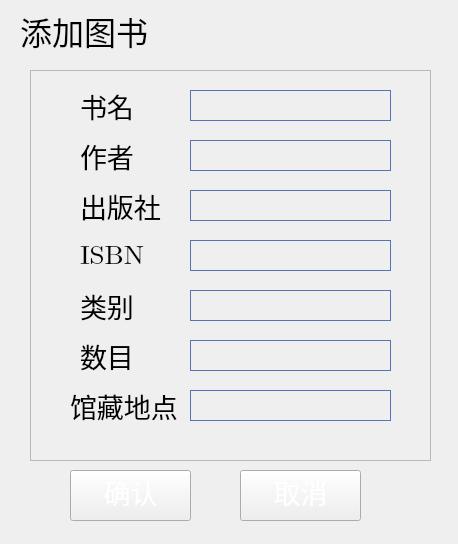
<?xml version="1.0" encoding="UTF-8"?>
<ui version="4.0">
 <class>bm_AddBook</class>
 <widget class="QWidget" name="bm_AddBook">
  <property name="geometry">
   <rect>
    <x>0</x>
    <y>0</y>
    <width>458</width>
    <height>544</height>
   </rect>
  </property>
  <property name="windowTitle">
   <string>Form</string>
  </property>
  <property name="styleSheet">
   <string notr="true">#bm_AddBook{
	background-image: url(:/image/image/凛冬之蝶.png);}</string>
  </property>
  <widget class="QLabel" name="label">
   <property name="geometry">
    <rect>
     <x>20</x>
     <y>10</y>
     <width>181</width>
     <height>41</height>
    </rect>
   </property>
   <property name="font">
    <font>
     <family>华文行楷</family>
     <pointsize>24</pointsize>
     <weight>50</weight>
     <italic>false</italic>
     <bold>false</bold>
    </font>
   </property>
   <property name="styleSheet">
    <string notr="true">font: 24pt &quot;华文行楷&quot;;</string>
   </property>
   <property name="text">
    <string>添加图书</string>
   </property>
  </widget>
  <widget class="QPushButton" name="but_ok">
   <property name="geometry">
    <rect>
     <x>70</x>
     <y>470</y>
     <width>121</width>
     <height>51</height>
    </rect>
   </property>
   <property name="font">
    <font>
     <family>楷体</family>
     <pointsize>20</pointsize>
     <weight>50</weight>
     <italic>false</italic>
     <bold>false</bold>
    </font>
   </property>
   <property name="styleSheet">
    <string notr="true">QPushButton{
font: 20pt &quot;楷体&quot;;
border-image: url(:/image/image/anniu.png);
	color: rgb(255, 255, 255);
    padding-top:-8px;
}
 
QPushButton:hover{
font: 20pt &quot;楷体&quot;;
border-image: url(:/image/image/anniu2.png);
color: rgb(255, 255, 255);
padding-top:-8px;
}
QPushButton:pressed{
font: 20pt &quot;楷体&quot;;
border-image: url(:/image/image/anniu2.png);
color: rgb(255, 255, 255);
padding-top:-8px;
}
</string>
   </property>
   <property name="text">
    <string>确认</string>
   </property>
  </widget>
  <widget class="QPushButton" name="but_no">
   <property name="geometry">
    <rect>
     <x>240</x>
     <y>470</y>
     <width>121</width>
     <height>51</height>
    </rect>
   </property>
   <property name="font">
    <font>
     <family>楷体</family>
     <pointsize>20</pointsize>
     <weight>50</weight>
     <italic>false</italic>
     <bold>false</bold>
    </font>
   </property>
   <property name="styleSheet">
    <string notr="true">QPushButton{
font: 20pt &quot;楷体&quot;;
border-image: url(:/image/image/anniu.png);
	color: rgb(255, 255, 255);
    padding-top:-8px;
}
 
QPushButton:hover{
font: 20pt &quot;楷体&quot;;
border-image: url(:/image/image/anniu2.png);
color: rgb(255, 255, 255);
padding-top:-8px;
}
QPushButton:pressed{
font: 20pt &quot;楷体&quot;;
border-image: url(:/image/image/anniu2.png);
color: rgb(255, 255, 255);
padding-top:-8px;
}
</string>
   </property>
   <property name="text">
    <string>取消</string>
   </property>
  </widget>
  <widget class="QFrame" name="frame_5">
   <property name="geometry">
    <rect>
     <x>30</x>
     <y>70</y>
     <width>401</width>
     <height>391</height>
    </rect>
   </property>
   <property name="frameShape">
    <enum>QFrame::StyledPanel</enum>
   </property>
   <property name="frameShadow">
    <enum>QFrame::Raised</enum>
   </property>
   <widget class="QLineEdit" name="etname">
    <property name="geometry">
     <rect>
      <x>160</x>
      <y>20</y>
      <width>201</width>
      <height>31</height>
     </rect>
    </property>
    <property name="styleSheet">
     <string notr="true">border:1px solid #cccccc;
color:#808080;
border-color: rgb(100, 115, 148);
font-size:18px;
font-family:&quot;微软雅黑&quot;;
text-align:left;
background-color: rgb(255, 255, 255,0);</string>
    </property>
    <property name="text">
     <string/>
    </property>
   </widget>
   <widget class="QLineEdit" name="etISBN">
    <property name="geometry">
     <rect>
      <x>160</x>
      <y>170</y>
      <width>201</width>
      <height>31</height>
     </rect>
    </property>
    <property name="styleSheet">
     <string notr="true">border:1px solid #cccccc;
color:#808080;
border-color: rgb(100, 115, 148);
font-size:18px;
font-family:&quot;微软雅黑&quot;;
text-align:left;
background-color: rgb(255, 255, 255,0);</string>
    </property>
   </widget>
   <widget class="QLineEdit" name="etauthor">
    <property name="geometry">
     <rect>
      <x>160</x>
      <y>120</y>
      <width>201</width>
      <height>31</height>
     </rect>
    </property>
    <property name="styleSheet">
     <string notr="true">border:1px solid #cccccc;
color:#808080;
border-color: rgb(100, 115, 148);
font-size:18px;
font-family:&quot;微软雅黑&quot;;
text-align:left;
background-color: rgb(255, 255, 255,0);</string>
    </property>
   </widget>
   <widget class="QLineEdit" name="etpublish">
    <property name="geometry">
     <rect>
      <x>160</x>
      <y>70</y>
      <width>201</width>
      <height>31</height>
     </rect>
    </property>
    <property name="styleSheet">
     <string notr="true">border:1px solid #cccccc;
color:#808080;
border-color: rgb(100, 115, 148);
font-size:18px;
font-family:&quot;微软雅黑&quot;;
text-align:left;
background-color: rgb(255, 255, 255,0);</string>
    </property>
   </widget>
   <widget class="QLineEdit" name="etnum">
    <property name="geometry">
     <rect>
      <x>160</x>
      <y>270</y>
      <width>201</width>
      <height>31</height>
     </rect>
    </property>
    <property name="styleSheet">
     <string notr="true">border:1px solid #cccccc;
color:#808080;
border-color: rgb(100, 115, 148);
font-size:18px;
font-family:&quot;微软雅黑&quot;;
text-align:left;
background-color: rgb(255, 255, 255,0);</string>
    </property>
   </widget>
   <widget class="QLineEdit" name="etloc">
    <property name="geometry">
     <rect>
      <x>160</x>
      <y>320</y>
      <width>201</width>
      <height>31</height>
     </rect>
    </property>
    <property name="styleSheet">
     <string notr="true">border:1px solid #cccccc;
color:#808080;
border-color: rgb(100, 115, 148);
font-size:18px;
font-family:&quot;微软雅黑&quot;;
text-align:left;
background-color: rgb(255, 255, 255,0);</string>
    </property>
    <property name="text">
     <string/>
    </property>
   </widget>
   <widget class="QLineEdit" name="etfindmark">
    <property name="geometry">
     <rect>
      <x>160</x>
      <y>220</y>
      <width>201</width>
      <height>31</height>
     </rect>
    </property>
    <property name="styleSheet">
     <string notr="true">border:1px solid #cccccc;
color:#808080;
border-color: rgb(100, 115, 148);
font-size:18px;
font-family:&quot;微软雅黑&quot;;
text-align:left;
background-color: rgb(255, 255, 255,0);</string>
    </property>
   </widget>
   <widget class="QLabel" name="label_2">
    <property name="geometry">
     <rect>
      <x>50</x>
      <y>20</y>
      <width>91</width>
      <height>31</height>
     </rect>
    </property>
    <property name="font">
     <font>
      <family>华文行楷</family>
      <pointsize>20</pointsize>
      <weight>50</weight>
      <italic>false</italic>
      <bold>false</bold>
     </font>
    </property>
    <property name="styleSheet">
     <string notr="true">	font: 20pt &quot;华文行楷&quot;;</string>
    </property>
    <property name="text">
     <string>书名</string>
    </property>
   </widget>
   <widget class="QLabel" name="label_3">
    <property name="geometry">
     <rect>
      <x>50</x>
      <y>70</y>
      <width>91</width>
      <height>31</height>
     </rect>
    </property>
    <property name="font">
     <font>
      <family>华文行楷</family>
      <pointsize>20</pointsize>
      <weight>50</weight>
      <italic>false</italic>
      <bold>false</bold>
     </font>
    </property>
    <property name="styleSheet">
     <string notr="true">	font: 20pt &quot;华文行楷&quot;;</string>
    </property>
    <property name="text">
     <string>作者</string>
    </property>
   </widget>
   <widget class="QLabel" name="label_4">
    <property name="geometry">
     <rect>
      <x>50</x>
      <y>120</y>
      <width>91</width>
      <height>31</height>
     </rect>
    </property>
    <property name="font">
     <font>
      <family>华文行楷</family>
      <pointsize>20</pointsize>
      <weight>50</weight>
      <italic>false</italic>
      <bold>false</bold>
     </font>
    </property>
    <property name="styleSheet">
     <string notr="true">	font: 20pt &quot;华文行楷&quot;;</string>
    </property>
    <property name="text">
     <string>出版社</string>
    </property>
   </widget>
   <widget class="QLabel" name="label_5">
    <property name="geometry">
     <rect>
      <x>50</x>
      <y>170</y>
      <width>91</width>
      <height>31</height>
     </rect>
    </property>
    <property name="font">
     <font>
      <family>Cambria Math</family>
      <pointsize>20</pointsize>
      <weight>50</weight>
      <italic>false</italic>
      <bold>false</bold>
     </font>
    </property>
    <property name="styleSheet">
     <string notr="true">font: 20pt &quot;Cambria Math&quot;;</string>
    </property>
    <property name="text">
     <string>ISBN</string>
    </property>
   </widget>
   <widget class="QLabel" name="label_6">
    <property name="geometry">
     <rect>
      <x>50</x>
      <y>220</y>
      <width>91</width>
      <height>31</height>
     </rect>
    </property>
    <property name="font">
     <font>
      <family>华文行楷</family>
      <pointsize>20</pointsize>
      <weight>50</weight>
      <italic>false</italic>
      <bold>false</bold>
     </font>
    </property>
    <property name="styleSheet">
     <string notr="true">	font: 20pt &quot;华文行楷&quot;;</string>
    </property>
    <property name="text">
     <string>类别</string>
    </property>
   </widget>
   <widget class="QLabel" name="label_7">
    <property name="geometry">
     <rect>
      <x>50</x>
      <y>270</y>
      <width>91</width>
      <height>31</height>
     </rect>
    </property>
    <property name="font">
     <font>
      <family>华文行楷</family>
      <pointsize>20</pointsize>
      <weight>50</weight>
      <italic>false</italic>
      <bold>false</bold>
     </font>
    </property>
    <property name="styleSheet">
     <string notr="true">	font: 20pt &quot;华文行楷&quot;;</string>
    </property>
    <property name="text">
     <string>数目</string>
    </property>
   </widget>
   <widget class="QLabel" name="label_8">
    <property name="geometry">
     <rect>
      <x>40</x>
      <y>320</y>
      <width>111</width>
      <height>31</height>
     </rect>
    </property>
    <property name="font">
     <font>
      <family>华文行楷</family>
      <pointsize>20</pointsize>
      <weight>50</weight>
      <italic>false</italic>
      <bold>false</bold>
     </font>
    </property>
    <property name="styleSheet">
     <string notr="true">	font: 20pt &quot;华文行楷&quot;;</string>
    </property>
    <property name="text">
     <string>馆藏地点</string>
    </property>
   </widget>
   <zorder>etloc</zorder>
   <zorder>etpublish</zorder>
   <zorder>etname</zorder>
   <zorder>etfindmark</zorder>
   <zorder>etISBN</zorder>
   <zorder>etauthor</zorder>
   <zorder>etnum</zorder>
   <zorder>label_2</zorder>
   <zorder>label_3</zorder>
   <zorder>label_4</zorder>
   <zorder>label_5</zorder>
   <zorder>label_6</zorder>
   <zorder>label_7</zorder>
   <zorder>label_8</zorder>
  </widget>
 </widget>
 <resources/>
 <connections/>
</ui>
